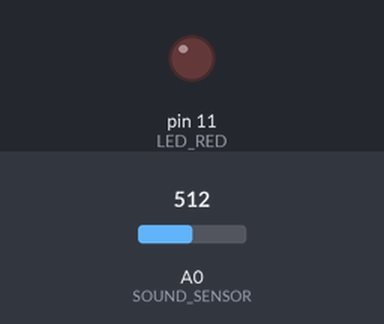
Simulated run of this sketch. Board: Arduino Uno, built with avr-gcc and run on an emulated ATmega328P. Shown: output pins drawn as LEDs (lit = HIGH). The inputs (shaded band) are chosen by the test bench; at power-on: A0 (SOUND_SENSOR) = 512. The local clock reads 2024-03-15 10:24:30 at power-on unless the sketch sets it; pins used as bus, display or sensor lines are not drawn.

Above: at 0.1 s.
At 5.1 s:
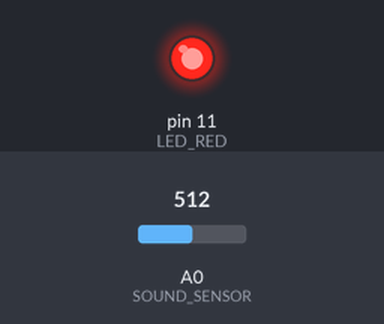
Timing chart, 0 to 6.6 s (numbered marks = the images above):
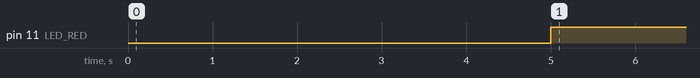

Measured:
- by itself, pin 11 (LED_RED): LOW → HIGH at 5.0 s

The sketch:

IOT_project.ino
```cpp
#include <Wire.h>
#include <SoftwareSerial.h>
#include <RTClib.h>

RTC_DS1307 RTC;
SoftwareSerial BT(2, 3);

int start_h = 7; //시작시간
int start_m = 30;
int end_h = 23; // 종료시간
int end_m = 29;

int pin_DC_A = 4;
int pin_DC_B = 5;

int LED_RED = 11;

int SOUND_SENSOR = A0;
int threshold = 500; // 감도 소리값이 이보다 클 시 동작
int Sensor_val; // 소리센서 값

bool state = false; //true = open

void setup() {
  Serial.begin(9600);
  BT.begin(9600);

  pinMode(SOUND_SENSOR, INPUT);

  pinMode(LED_RED, OUTPUT);
  digitalWrite(LED_RED, LOW);

  pinMode(pin_DC_A, OUTPUT);
  pinMode(pin_DC_B, OUTPUT);

  if (!RTC.isrunning()) { // RTC 설정되지 않았을 시 현재시간으로 초기화.
    Serial.println("RTC is NOT running");
    RTC.adjust(DateTime(__DATE__, __TIME__));
  }

}

void open() {
  digitalWrite(pin_DC_A, LOW);
  analogWrite(pin_DC_B, 150);

  delay(5000); // 5초동안 모터 돌리기

  digitalWrite(pin_DC_A, LOW); //모터 종료
  digitalWrite(pin_DC_B, LOW);

  digitalWrite(LED_RED, HIGH);

  state = true;
}

void close() {
  digitalWrite(pin_DC_B, LOW);
  analogWrite(pin_DC_A, 150);

  delay(5000); // 5초동안 모터 돌리기

  digitalWrite(pin_DC_A, LOW);
  digitalWrite(pin_DC_B, LOW);

  digitalWrite(LED_RED, LOW);

  state = false;
}

void loop() {
  if (BT.available()) {
    char c = BT.read();

    if (c == '1' && !state) open();
    else if (c == '0' && state) close();
  }

  DateTime now = RTC.now();

  if ( now.hour() >= start_h && now.hour() <= end_h) { // 시간값 비교
    if ((now.hour() == start_h && now.minute() < start_m) || now.hour() == end_h && now.minute() > end_m) { //분단위 비교
      return; // 설정시간안에 포함되지 않으면 아무동작 x
    }

    Sensor_val = analogRead(SOUND_SENSOR);

    if (Sensor_val > threshold && !state) open(); // 일정값 이상 && 닫혀있는 상태일 떄 동작
  }
}
```
